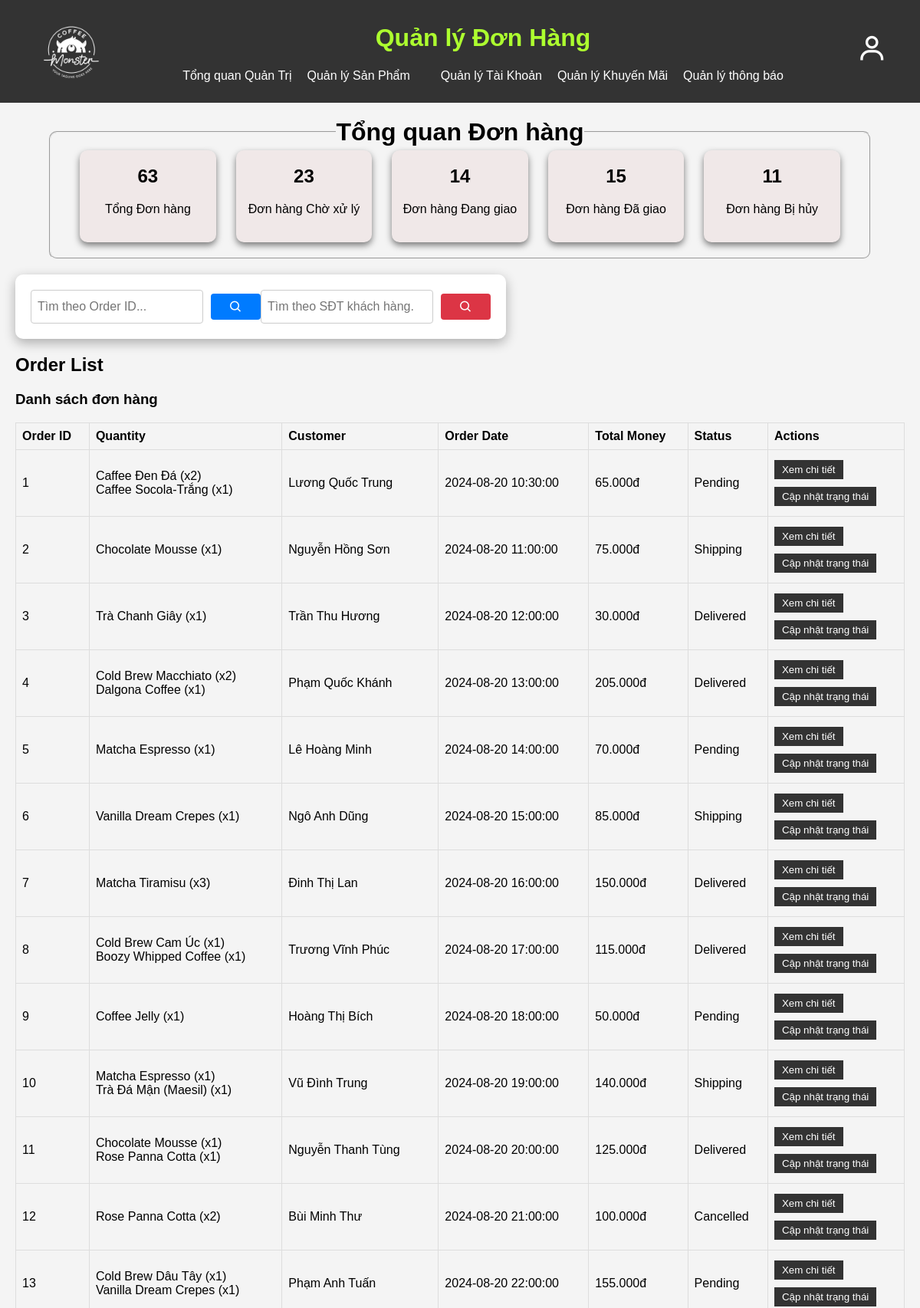
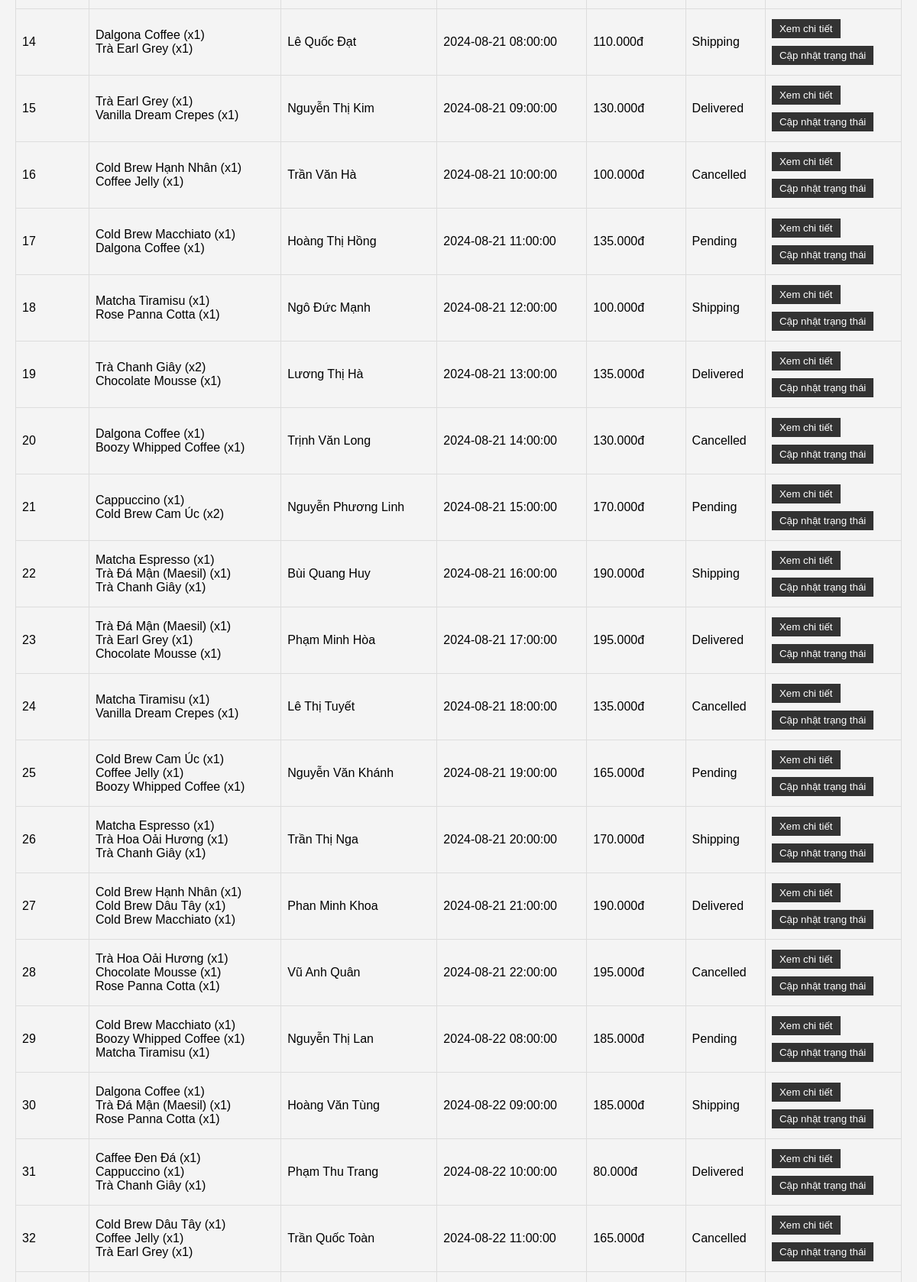
The page /admin/controller/index.php?act=manage-orders (signed in, upper part) on the database its author committed (2 pictures, top to bottom).
### tables this page shows
CREATE TABLE `order` (
  `order_id` int(11) NOT NULL,
  `total_payment` decimal(10,3) DEFAULT NULL,
  `order_time` datetime NOT NULL,
  `Status` varchar(255) NOT NULL,
  `user_id` int(11) NOT NULL,
  `order_address` varchar(255) NOT NULL
);

CREATE TABLE `user` (
  `user_id` int(11) NOT NULL,
  `user_name` varchar(255) NOT NULL,
  `user_pass` varchar(255) NOT NULL,
  `phone_number` varchar(20) NOT NULL,
  `level` int(11) NOT NULL
);

### admin/controller/function.php (called while the page is built, shortened)
<?php
    function getUserInfor($user_id,$infor){
        global $conn;
        $valid_columns = ['user_name', 'phone_number', 'level'];
        $sql = "SELECT $infor FROM user WHERE user_id = '$user_id'";
        $result = mysqli_query($conn, $sql);
        if ($result && mysqli_num_rows($result) > 0) {
            $row = mysqli_fetch_assoc($result);
            return $row[$infor];
        }
        return null;
    }
    function getProductInfor($product_id, $infor) {
        global $conn;
        $valid_columns = ['ca_id', 'product_name', 'price', 'status'];
        $sql = "SELECT $infor FROM product WHERE product_id = '$product_id'";
        $result = mysqli_query($conn, $sql);
        if ($result && mysqli_num_rows($result) > 0) {
            $row = mysqli_fetch_assoc($result);
            return $row[$infor];
        }
        return null;
    }
    function getProductName($product_id){
        global $conn;
        $sql = "SELECT product_name FROM product WHERE product_id = '$product_id'";
        $result = mysqli_query($conn, $sql);
        if ($result && mysqli_num_rows($result) > 0) {
            $row = mysqli_fetch_assoc($result);
            return $row['product_name'];
        }
        return null;
    }
    function getProductQuantity($order_id, $product_id) {
        global $conn;
        $sql = "SELECT quantity FROM orderdetail WHERE order_id = '$order_id' AND product_id = '$product_id'";
        $result = mysqli_query($conn, $sql);
        if ($result && mysqli_num_rows($result) > 0) {
            $row = mysqli_fetch_assoc($result);
            return $row['quantity'];
        }
        return null;
    }
    function getOrderDetail($order_id){
        global $conn;
        $sql = "SELECT product_id FROM orderdetail WHERE order_id = '$order_id'";
        $query = mysqli_query($conn, $sql);
        $order_detail = [];
        while ($row = mysqli_fetch_assoc($query)) {
            $product_name = getProductName($row['product_id']);
            $quantity = getProductQuantity($order_id, $row['product_id']);
            $price = getProductInfor($row['product_id'], 'price');
            $order_detail[] = ['product_name' => $product_name, 'quantity' => $quantity, 'price' => $price];
        }
        return $order_detail;
    }
    function getOrder() {
        global $conn;
        $sql = "SELECT * FROM `order`";
        $result = mysqli_query($conn, $sql);
        $orders = [];
        if ($result) {
            while ($row = mysqli_fetch_assoc($result)) {
                $orders[] = $row;
            }
        }
        return $orders;
    }
?>

### admin/model/manage_oders.php (called while the page is built, shortened)
<?php include "../controller/function.php";?>
<?php
    $qantity_of_orders = count(getOrder());
?>

### admin/model/display_orders.php (the view, shortened to what this page needs)
<?php
    include "connect.php";
    $sql = "SELECT o.* FROM `order` o
            JOIN `user` u ON o.user_id = u.user_id
            WHERE 1=1";
    $sql .= " ORDER BY o.order_time ASC";
    $orders = mysqli_query($conn, $sql);
?>
<h3>Danh sách đơn hàng</h3>
<table>
    <thead>
        <tr>
            <th>Order ID</th>
            <th>Quantity</th>
            <th>Customer</th>
            <th>Order Date</th>
            <th>Total Money</th>
            <th>Status</th>
            <th>Actions</th>
        </tr>
    </thead>
    <tbody id="order-list">
        <?php foreach ($orders as $row): ?>
            <tr>
                <td><?php echo $row['order_id']; ?></td>
                <td>
                    <?php foreach (getOrderDetail($row['order_id']) as $row_order_detail): ?>
                        <?php echo $row_order_detail['product_name'] . " (" . "x" . $row_order_detail['quantity'] . ")" ."<br>"; ?>
                    <?php endforeach; ?>
                </td>
                <td><?php echo getUserInfor($row['user_id'], 'user_name'); ?></td>
                <td><?php echo $row['order_time']; ?></td>
                <td><?php echo $row['total_payment']; ?>đ</td>
                <td><?php echo $row['Status']; ?></td>
                <td>
                    <button onclick="location.href='index.php?act=view_order_detail&this_id=<?php echo $row['order_id']; ?>'">Xem chi tiết</button>
                    <br>
                    <button onclick="location.href='index.php?act=update_order&this_id=<?php echo $row['order_id']; ?>'">Cập nhật trạng thái</button>
                </td>
            </tr>
        <?php endforeach; ?>
    </tbody>
</table>

### admin/view/css/orders.css (style rules this page uses)
body { font-family: Arial, sans-serif; margin: 0; padding: 0; background-color: #f4f4f4; }
table { width: 100%; border-collapse: collapse; margin-bottom: 20px; }
table, th, td { border: 1px solid #ddd; }
th, td { padding: 8px; text-align: left; }
button { padding: 5px 10px; margin: 5px 0; background-color: #333; color: #fff; border: none; cursor: pointer; }

### rows shown on the page
order: order_id "1", product_name "Caffee Đen Đá", quantity "2", product_name "Caffee Socola-Trắng", quantity "1", user.user_name "Lương Quốc Trung", order_time "2024-08-20 10:30:00", total_payment "65.000", Status "Pending"
order: order_id "2", product_name "Chocolate Mousse", quantity "1", user.user_name "Nguyễn Hồng Sơn", order_time "2024-08-20 11:00:00", total_payment "75.000", Status "Shipping"
order: order_id "3", product_name "Trà Chanh Giây", quantity "1", user.user_name "Trần Thu Hương", order_time "2024-08-20 12:00:00", total_payment "30.000", Status "Delivered"
order: order_id "4", product_name "Cold Brew Macchiato", quantity "2", product_name "Dalgona Coffee", quantity "1", user.user_name "Phạm Quốc Khánh", order_time "2024-08-20 13:00:00", total_payment "205.000", Status "Delivered"
order: order_id "5", product_name "Matcha Espresso", quantity "1", user.user_name "Lê Hoàng Minh", order_time "2024-08-20 14:00:00", total_payment "70.000", Status "Pending"
order: order_id "6", product_name "Vanilla Dream Crepes", quantity "1", user.user_name "Ngô Anh Dũng", order_time "2024-08-20 15:00:00", total_payment "85.000", Status "Shipping"
order: order_id "7", product_name "Matcha Tiramisu", quantity "3", user.user_name "Đinh Thị Lan", order_time "2024-08-20 16:00:00", total_payment "150.000", Status "Delivered"
order: order_id "8", product_name "Cold Brew Cam Úc", quantity "1", product_name "Boozy Whipped Coffee", user.user_name "Trương Vĩnh Phúc", order_time "2024-08-20 17:00:00", total_payment "115.000", Status "Delivered"
order: order_id "9", product_name "Coffee Jelly", quantity "1", user.user_name "Hoàng Thị Bích", order_time "2024-08-20 18:00:00", total_payment "50.000", Status "Pending"
order: order_id "10", product_name "Matcha Espresso", quantity "1", product_name "Trà Đá Mận (Maesil)", user.user_name "Vũ Đình Trung", order_time "2024-08-20 19:00:00", total_payment "140.000", Status "Shipping"
order: order_id "11", product_name "Chocolate Mousse", quantity "1", product_name "Rose Panna Cotta", user.user_name "Nguyễn Thanh Tùng", order_time "2024-08-20 20:00:00", total_payment "125.000", Status "Delivered"
order: order_id "12", product_name "Rose Panna Cotta", quantity "2", user.user_name "Bùi Minh Thư", order_time "2024-08-20 21:00:00", total_payment "100.000", Status "Cancelled"
order: order_id "13", product_name "Cold Brew Dâu Tây", quantity "1", product_name "Vanilla Dream Crepes", user.user_name "Phạm Anh Tuấn", order_time "2024-08-20 22:00:00", total_payment "155.000", Status "Pending"
order: order_id "14", product_name "Dalgona Coffee", quantity "1", product_name "Trà Earl Grey", user.user_name "Lê Quốc Đạt", order_time "2024-08-21 08:00:00", total_payment "110.000", Status "Shipping"
order: order_id "15", product_name "Trà Earl Grey", quantity "1", product_name "Vanilla Dream Crepes", user.user_name "Nguyễn Thị Kim", order_time "2024-08-21 09:00:00", total_payment "130.000", Status "Delivered"
order: order_id "16", product_name "Cold Brew Hạnh Nhân", quantity "1", product_name "Coffee Jelly", user.user_name "Trần Văn Hà", order_time "2024-08-21 10:00:00", total_payment "100.000", Status "Cancelled"
order: order_id "17", product_name "Cold Brew Macchiato", quantity "1", product_name "Dalgona Coffee", user.user_name "Hoàng Thị Hồng", order_time "2024-08-21 11:00:00", total_payment "135.000", Status "Pending"
order: order_id "18", product_name "Matcha Tiramisu", quantity "1", product_name "Rose Panna Cotta", user.user_name "Ngô Đức Mạnh", order_time "2024-08-21 12:00:00", total_payment "100.000", Status "Shipping"
order: order_id "19", product_name "Trà Chanh Giây", quantity "2", product_name "Chocolate Mousse", quantity "1", user.user_name "Lương Thị Hà", order_time "2024-08-21 13:00:00", total_payment "135.000", Status "Delivered"
order: order_id "20", product_name "Dalgona Coffee", quantity "1", product_name "Boozy Whipped Coffee", user.user_name "Trịnh Văn Long", order_time "2024-08-21 14:00:00", total_payment "130.000", Status "Cancelled"
order: order_id "21", product_name "Cappuccino", quantity "1", product_name "Cold Brew Cam Úc", quantity "2", user.user_name "Nguyễn Phương Linh", order_time "2024-08-21 15:00:00", total_payment "170.000", Status "Pending"
order: order_id "22", product_name "Matcha Espresso", quantity "1", product_name "Trà Đá Mận (Maesil)", product_name "Trà Chanh Giây", user.user_name "Bùi Quang Huy", order_time "2024-08-21 16:00:00", total_payment "190.000", Status "Shipping"
order: order_id "23", product_name "Trà Đá Mận (Maesil)", quantity "1", product_name "Trà Earl Grey", product_name "Chocolate Mousse", user.user_name "Phạm Minh Hòa", order_time "2024-08-21 17:00:00", total_payment "195.000", Status "Delivered"
order: order_id "24", product_name "Matcha Tiramisu", quantity "1", product_name "Vanilla Dream Crepes", user.user_name "Lê Thị Tuyết", order_time "2024-08-21 18:00:00", total_payment "135.000", Status "Cancelled"
order: order_id "25", product_name "Cold Brew Cam Úc", quantity "1", product_name "Coffee Jelly", product_name "Boozy Whipped Coffee", user.user_name "Nguyễn Văn Khánh", order_time "2024-08-21 19:00:00", total_payment "165.000", Status "Pending"
order: order_id "26", product_name "Matcha Espresso", quantity "1", product_name "Trà Hoa Oải Hương", product_name "Trà Chanh Giây", user.user_name "Trần Thị Nga", order_time "2024-08-21 20:00:00", total_payment "170.000", Status "Shipping"
order: order_id "27", product_name "Cold Brew Hạnh Nhân", quantity "1", product_name "Cold Brew Dâu Tây", product_name "Cold Brew Macchiato", user.user_name "Phan Minh Khoa", order_time "2024-08-21 21:00:00", total_payment "190.000", Status "Delivered"
order: order_id "28", product_name "Trà Hoa Oải Hương", quantity "1", product_name "Chocolate Mousse", product_name "Rose Panna Cotta", user.user_name "Vũ Anh Quân", order_time "2024-08-21 22:00:00", total_payment "195.000", Status "Cancelled"
order: order_id "29", product_name "Cold Brew Macchiato", quantity "1", product_name "Boozy Whipped Coffee", product_name "Matcha Tiramisu", user.user_name "Nguyễn Thị Lan", order_time "2024-08-22 08:00:00", total_payment "185.000", Status "Pending"
order: order_id "30", product_name "Dalgona Coffee", quantity "1", product_name "Trà Đá Mận (Maesil)", product_name "Rose Panna Cotta", user.user_name "Hoàng Văn Tùng", order_time "2024-08-22 09:00:00", total_payment "185.000", Status "Shipping"
order: order_id "31", product_name "Caffee Đen Đá", quantity "1", product_name "Cappuccino", product_name "Trà Chanh Giây", user.user_name "Phạm Thu Trang", order_time "2024-08-22 10:00:00", total_payment "80.000", Status "Delivered"
order: order_id "32", product_name "Cold Brew Dâu Tây", quantity "1", product_name "Coffee Jelly", product_name "Trà Earl Grey", user.user_name "Trần Quốc Toàn", order_time "2024-08-22 11:00:00", total_payment "165.000", Status "Cancelled"

### other values the page prints
$qantity_of_orders "63"
$qantity_of_pending_order "23"
$qantity_of_shipping_order "14"
$qantity_of_delivered_order "15"
$qantity_of_cancelled_order "11"
